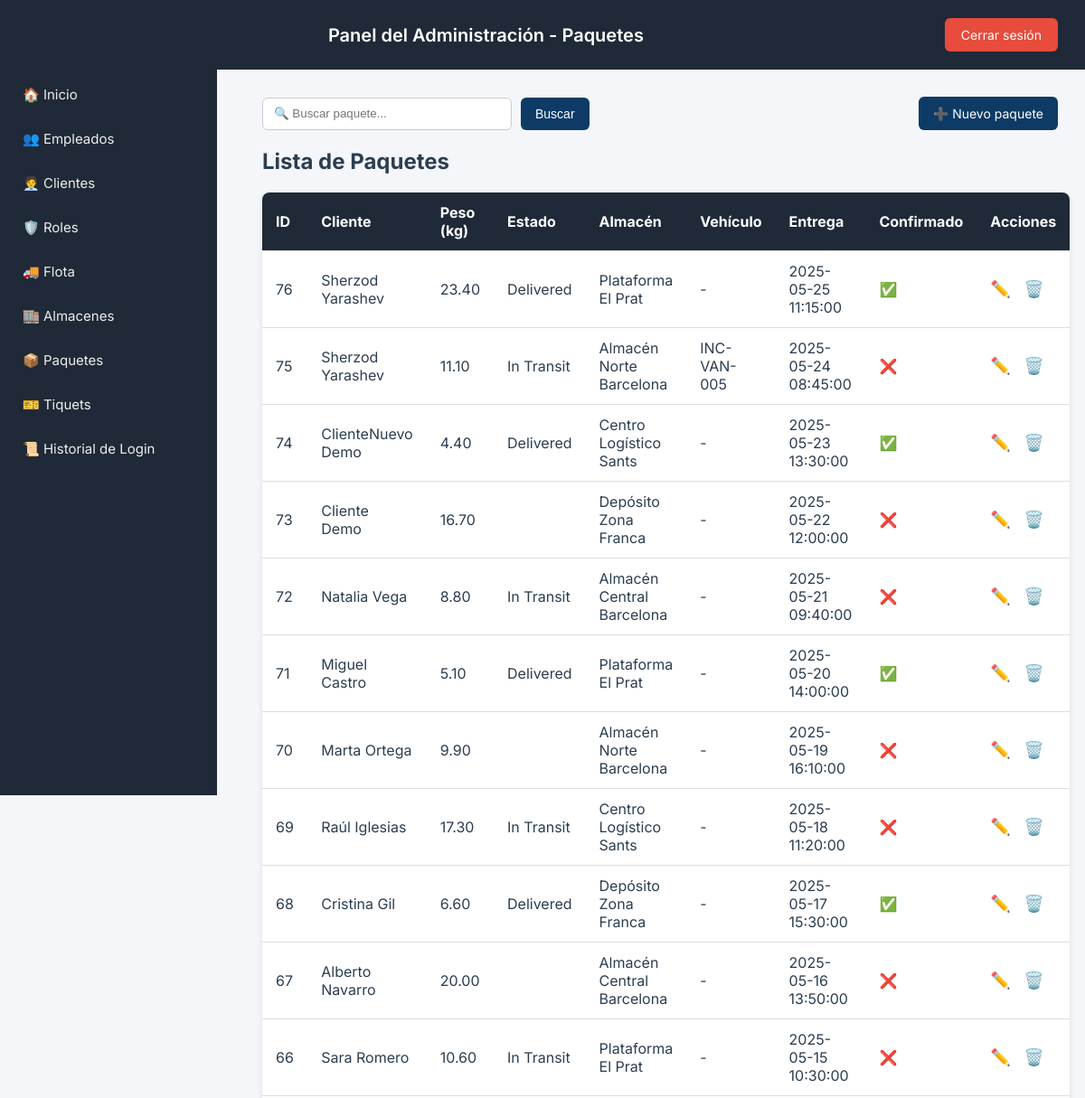
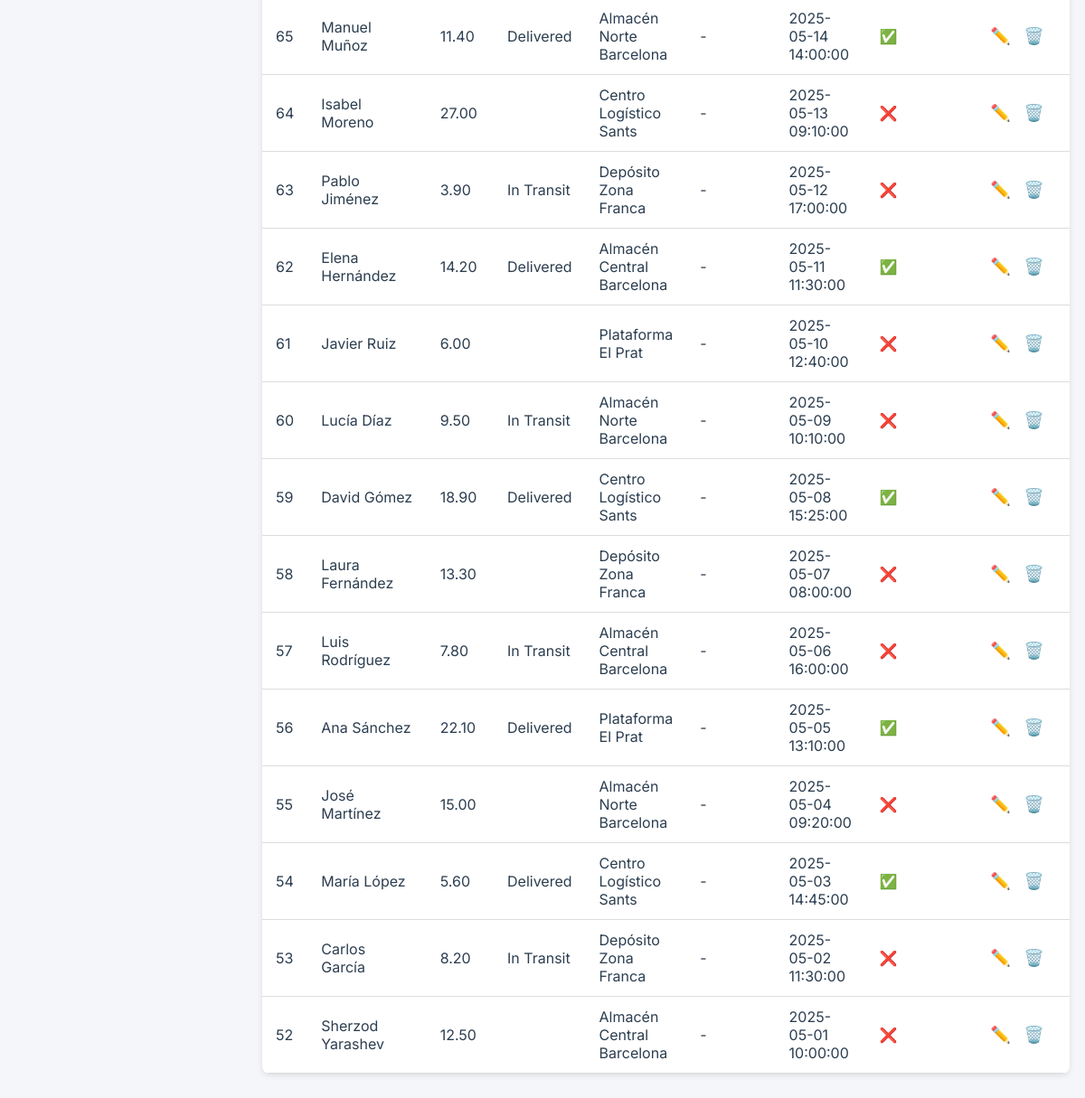
Screenshot of /area-clientes/owner/packages.php (signed in) with the database file from the repository (2 pictures, top to bottom).
### tables this page shows
CREATE TABLE `package` (
  `packageID` int NOT NULL AUTO_INCREMENT,
  `client_id` int DEFAULT NULL,
  `weight` decimal(10,2) DEFAULT NULL,
  `status` enum('Pending','In Transit','Delivered') DEFAULT 'Pending',
  `warehouseID` int DEFAULT NULL,
  `fleetID` int DEFAULT NULL,
  `delivery_date` datetime DEFAULT NULL,
  `delivery_confirmation` tinyint(1) DEFAULT '0',
  PRIMARY KEY (`packageID`),
  KEY `client_id` (`client_id`),
  KEY `warehouseID` (`warehouseID`),
  KEY `fleetID` (`fleetID`),
  CONSTRAINT `package_ibfk_1` FOREIGN KEY (`client_id`) REFERENCES `client` (`client_id`) ON DELETE CASCADE,
  CONSTRAINT `package_ibfk_2` FOREIGN KEY (`warehouseID`) REFERENCES `warehouse` (`warehouseID`) ON DELETE SET NULL,
  CONSTRAINT `package_ibfk_3` FOREIGN KEY (`fleetID`) REFERENCES `fleet` (`fleetID`) ON DELETE SET NULL
);

CREATE TABLE `client` (
  `client_id` int NOT NULL AUTO_INCREMENT,
  `name` varchar(100) NOT NULL,
  `surname` varchar(100) NOT NULL,
  `email` varchar(100) NOT NULL,
  `password_hash` varchar(255) NOT NULL,
  `phone` varchar(20) DEFAULT NULL,
  `rolID` int DEFAULT NULL,
  `townID` int DEFAULT NULL,
  `gender` enum('Male','Female','Other') DEFAULT NULL,
  `profile_picture` varchar(255) DEFAULT NULL,
  `status` enum('Active','Inactive') NOT NULL DEFAULT 'Active',
  `created_at` timestamp NULL DEFAULT CURRENT_TIMESTAMP,
  `updated_at` timestamp NULL DEFAULT CURRENT_TIMESTAMP ON UPDATE CURRENT_TIMESTAMP,
  `isactive` tinyint(1) DEFAULT '1',
  `last_login` timestamp NULL DEFAULT NULL,
  PRIMARY KEY (`client_id`),
  UNIQUE KEY `email` (`email`),
  KEY `rolID` (`rolID`),
  KEY `townID` (`townID`),
  CONSTRAINT `client_ibfk_1` FOREIGN KEY (`rolID`) REFERENCES `rol` (`rolID`) ON DELETE SET NULL,
  CONSTRAINT `client_ibfk_2` FOREIGN KEY (`townID`) REFERENCES `location` (`townID`) ON DELETE SET NULL
);

CREATE TABLE `warehouse` (
  `warehouseID` int NOT NULL AUTO_INCREMENT,
  `townID` int DEFAULT NULL,
  `name` varchar(100) NOT NULL,
  PRIMARY KEY (`warehouseID`),
  KEY `townID` (`townID`),
  CONSTRAINT `warehouse_ibfk_1` FOREIGN KEY (`townID`) REFERENCES `location` (`townID`) ON DELETE SET NULL
);

CREATE TABLE `fleet` (
  `fleetID` int NOT NULL AUTO_INCREMENT,
  `type` enum('Truck','Van','Container') NOT NULL,
  `license_plate` varchar(20) DEFAULT NULL,
  `capacity_kg` decimal(10,2) DEFAULT NULL,
  `status` enum('Available','On Route','Maintenance') DEFAULT 'Available',
  `townID` int DEFAULT NULL,
  `lastMaintenance` date DEFAULT NULL,
  PRIMARY KEY (`fleetID`),
  UNIQUE KEY `license_plate` (`license_plate`),
  KEY `townID` (`townID`),
  CONSTRAINT `fleet_ibfk_1` FOREIGN KEY (`townID`) REFERENCES `location` (`townID`) ON DELETE SET NULL
);

### area-clientes/owner/packages.php (the view, shortened to what this page needs)
<?php
require_once __DIR__ . '/../db.php';
$search = $_GET['search'] ?? '';
$sql = "
    SELECT p.packageID, c.name AS client_name, c.surname AS client_surname,
           p.weight, p.status, w.name AS warehouse_name,
           f.license_plate AS vehicle, p.delivery_date, p.delivery_confirmation
    FROM package p
    LEFT JOIN client c ON p.client_id = c.client_id
    LEFT JOIN warehouse w ON p.warehouseID = w.warehouseID
    LEFT JOIN fleet f ON p.fleetID = f.fleetID
    WHERE c.name LIKE :search OR c.surname LIKE :search OR p.status LIKE :search
    ORDER BY p.delivery_date DESC
";
$stmt = $pdo->prepare($sql);
$stmt->execute(['search' => "%$search%"]);
$packages = $stmt->fetchAll();
?>
<!DOCTYPE html>
<html lang="es">
<head>
</head>
<body>
<header>
    <h1>Panel del Administración - Paquetes</h1>
    <a href="../logout.php" class="logout">Cerrar sesión</a>
</header>
<div class="sidebar">
    <a href="dashboard.php">🏠 Inicio</a>
    <a href="employees.php">👥 Empleados</a>
    <a href="clients.php">🧑‍💼 Clientes</a>
    <a href="roles.php">🛡️ Roles</a>
    <a href="fleet.php">🚚 Flota</a>
    <a href="warehouses.php">🏬 Almacenes</a>
    <a href="packages.php">📦 Paquetes</a>
    <a href="tickets.php">🎫 Tiquets</a>
    <a href="login_history.php">📜 Historial de Login</a>
</div>
<div class="container">
    <div class="tools">
        <form method="get" action="">
            <input type="text" name="search" value="<?= htmlspecialchars($search) ?>" placeholder="🔍 Buscar paquete...">
            <button type="submit">Buscar</button>
        </form>
        <a href="package_add.php">➕ Nuevo paquete</a>
    </div>
    <h2>Lista de Paquetes</h2>
    <table>
        <thead>
        <tr>
            <th>ID</th>
            <th>Cliente</th>
            <th>Peso (kg)</th>
            <th>Estado</th>
            <th>Almacén</th>
            <th>Vehículo</th>
            <th>Entrega</th>
            <th>Confirmado</th>
            <th>Acciones</th>
        </tr>
        </thead>
        <tbody>
        <?php foreach ($packages as $p): ?>
            <tr>
                <td><?= $p['packageID'] ?></td>
                <td><?= htmlspecialchars($p['client_name'] . ' ' . $p['client_surname']) ?></td>
                <td><?= $p['weight'] ?></td>
                <td><?= $p['status'] ?></td>
                <td><?= htmlspecialchars($p['warehouse_name'] ?? 'No asignado') ?></td>
                <td><?= htmlspecialchars($p['vehicle'] ?? '-') ?></td>
                <td><?= $p['delivery_date'] ?? '-' ?></td>
                <td><?= $p['delivery_confirmation'] ? '✅' : '❌' ?></td>
                <td class="acciones">
                    <a href="package_edit.php?id=<?= $p['packageID'] ?>">✏️</a>
                    <a href="package_delete.php?id=<?= $p['packageID'] ?>" onclick="return confirm('¿Eliminar este paquete?');">🗑️</a>
                </td>
            </tr>
        <?php endforeach; ?>
        </tbody>
    </table>
</div>
</body>
</html>

### area-clientes/owner/packages.php (style rules this page uses)
body { font-family: 'Inter', sans-serif; background: #f5f6fa; margin: 0; color: #2c3e50; }
header { background: #1f2937; color: white; padding: 20px 30px; display: flex; justify-content: space-between; align-items: center; }
header h1 { font-size: 20px; font-weight: 600; margin: 0 auto; text-align: center; flex: 1; }
.logout { background-color: #e74c3c; color: white; padding: 10px 18px; border: none; border-radius: 6px; text-decoration: none; font-size: 14px; transition: background 0.3s; }
.sidebar { width: 240px; height: 100vh; background: #1f2937; color: white; position: fixed; top: 0; left: 0; padding-top: 80px; }
.sidebar a { display: block; color: #eee; padding: 15px 25px; text-decoration: none; transition: background 0.2s; font-size: 15px; }
.container { margin-left: 260px; padding: 30px; }
.tools { margin-bottom: 20px; display: flex; justify-content: space-between; align-items: center; }
.tools form { display: flex; gap: 10px; }
.tools input { padding: 8px 12px; border: 1px solid #ccc; border-radius: 6px; width: 250px; }
.tools button, .tools a { background-color: #0d3b66; color: white; padding: 10px 16px; border: none; border-radius: 6px; text-decoration: none; font-size: 14px; cursor: pointer; }
table { width: 100%; border-collapse: collapse; background: white; border-radius: 8px; overflow: hidden; box-shadow: 0 2px 6px rgba(0,0,0,0.1); }
th, td { padding: 12px 15px; border-bottom: 1px solid #ddd; text-align: left; }
th { background: #1f2937; color: white; }
.acciones a { margin-right: 10px; text-decoration: none; font-size: 18px; }

### rows the page displays
package: packageID "76", client.surname "Sherzod Yarashev", weight "23.40", status "Delivered", warehouseID.name "Plataforma El Prat", vehicle "-", delivery_date "2025-05-25 11:15:00"
package: packageID "75", client.surname "Sherzod Yarashev", weight "11.10", status "In Transit", warehouseID.name "Almacén Norte Barcelona", fleetID.license_plate "INC-VAN-005", delivery_date "2025-05-24 08:45:00"
package: packageID "74", client.surname "ClienteNuevo Demo", weight "4.40", status "Delivered", warehouseID.name "Centro Logístico Sants", vehicle "-", delivery_date "2025-05-23 13:30:00"
package: packageID "73", client.surname "Cliente Demo", weight "16.70", warehouseID.name "Depósito Zona Franca", vehicle "-", delivery_date "2025-05-22 12:00:00"
package: packageID "72", client.surname "Natalia Vega", weight "8.80", status "In Transit", warehouseID.name "Almacén Central Barcelona", vehicle "-", delivery_date "2025-05-21 09:40:00"
package: packageID "71", client.surname "Miguel Castro", weight "5.10", status "Delivered", warehouseID.name "Plataforma El Prat", vehicle "-", delivery_date "2025-05-20 14:00:00"
package: packageID "70", client.surname "Marta Ortega", weight "9.90", warehouseID.name "Almacén Norte Barcelona", vehicle "-", delivery_date "2025-05-19 16:10:00"
package: packageID "69", client.surname "Raúl Iglesias", weight "17.30", status "In Transit", warehouseID.name "Centro Logístico Sants", vehicle "-", delivery_date "2025-05-18 11:20:00"
package: packageID "68", client.surname "Cristina Gil", weight "6.60", status "Delivered", warehouseID.name "Depósito Zona Franca", vehicle "-", delivery_date "2025-05-17 15:30:00"
package: packageID "67", client.surname "Alberto Navarro", weight "20.00", warehouseID.name "Almacén Central Barcelona", vehicle "-", delivery_date "2025-05-16 13:50:00"
package: packageID "66", client.surname "Sara Romero", weight "10.60", status "In Transit", warehouseID.name "Plataforma El Prat", vehicle "-", delivery_date "2025-05-15 10:30:00"
package: packageID "65", client.surname "Manuel Muñoz", weight "11.40", status "Delivered", warehouseID.name "Almacén Norte Barcelona", vehicle "-", delivery_date "2025-05-14 14:00:00"
package: packageID "64", client.surname "Isabel Moreno", weight "27.00", warehouseID.name "Centro Logístico Sants", vehicle "-", delivery_date "2025-05-13 09:10:00"
package: packageID "63", client.surname "Pablo Jiménez", weight "3.90", status "In Transit", warehouseID.name "Depósito Zona Franca", vehicle "-", delivery_date "2025-05-12 17:00:00"
package: packageID "62", client.surname "Elena Hernández", weight "14.20", status "Delivered", warehouseID.name "Almacén Central Barcelona", vehicle "-", delivery_date "2025-05-11 11:30:00"
package: packageID "61", client.surname "Javier Ruiz", weight "6.00", warehouseID.name "Plataforma El Prat", vehicle "-", delivery_date "2025-05-10 12:40:00"
package: packageID "60", client.surname "Lucía Díaz", weight "9.50", status "In Transit", warehouseID.name "Almacén Norte Barcelona", vehicle "-", delivery_date "2025-05-09 10:10:00"
package: packageID "59", client.surname "David Gómez", weight "18.90", status "Delivered", warehouseID.name "Centro Logístico Sants", vehicle "-", delivery_date "2025-05-08 15:25:00"
package: packageID "58", client.surname "Laura Fernández", weight "13.30", warehouseID.name "Depósito Zona Franca", vehicle "-", delivery_date "2025-05-07 08:00:00"
package: packageID "57", client.surname "Luis Rodríguez", weight "7.80", status "In Transit", warehouseID.name "Almacén Central Barcelona", vehicle "-", delivery_date "2025-05-06 16:00:00"
package: packageID "56", client.surname "Ana Sánchez", weight "22.10", status "Delivered", warehouseID.name "Plataforma El Prat", vehicle "-", delivery_date "2025-05-05 13:10:00"
package: packageID "55", client.surname "José Martínez", weight "15.00", warehouseID.name "Almacén Norte Barcelona", vehicle "-", delivery_date "2025-05-04 09:20:00"
package: packageID "54", client.surname "María López", weight "5.60", status "Delivered", warehouseID.name "Centro Logístico Sants", vehicle "-", delivery_date "2025-05-03 14:45:00"
package: packageID "53", client.surname "Carlos García", weight "8.20", status "In Transit", warehouseID.name "Depósito Zona Franca", vehicle "-", delivery_date "2025-05-02 11:30:00"
package: packageID "52", client.surname "Sherzod Yarashev", weight "12.50", warehouseID.name "Almacén Central Barcelona", vehicle "-", delivery_date "2025-05-01 10:00:00"
